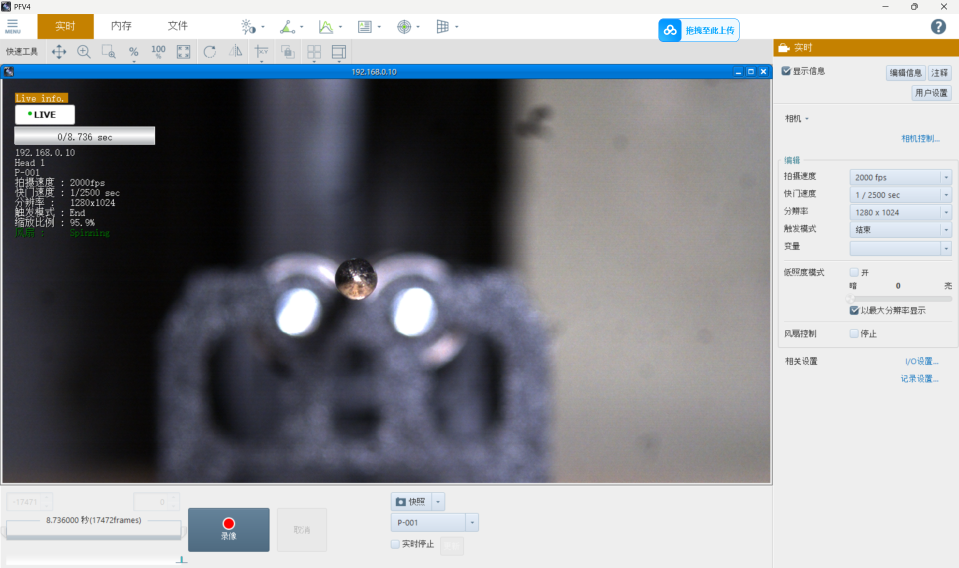
#> input picture 1.png, 1918 x 1135 px, given in place of C01_09_C001H001S0001.avi, which was not available (shown at 1/2 size)
$ jupyter execute --allow-errors '直度高斯滤波.ipynb'   (older library calls are emulated)   (text cells are left out)
#> lines starting #> are read from the running program, lines starting #| are printed output that depends on the picture; after the words box and inside, x2 and y2 are one past the last pixel; in counts of white or black regions, pixels touching at a corner belong together; pictures that were not available may be replaced by others from this repository, and a replacement may not be noted
[cell 1]
from pathlib import Path
from typing import List, Tuple, Optional
import numpy as np
import cv2
import matplotlib.pyplot as plt
import matplotlib.patheffects as path_effects
from matplotlib.widgets import RectangleSelector

# [7 lines left out: function add_panel_title, not called in this run]
from scipy.signal import butter, filtfilt, periodogram

video_path = "/Volumes/Extreme SSD/20251109/20251109/C01_09_C001H001S0001/C01_09_C001H001S0001.avi"
video_path = Path(video_path) if not isinstance(video_path, Path) else video_path
full_output_path = Path(str(video_path).rsplit('.', 1)[0] + '_nb_output.mp4')
slow_motion_factor = 5.0
freq_interval = (4, 6)
filter_order = 4
preview_speed = 0.2
search_margin = 20
frames_to_check = [0, 10, 25, 50]  # can change the secs you want to show

scale_factor = 1.0

#初始的roi设为空
roi_center = None
roi_radius = None

print(f"analysis path: {video_path}")
print(f"output path: {full_output_path}")

[cell 2]
import importlib.util

#这一部分是将模组从初始代码移过来，交互程序之类的
from pathlib import Path

module_path = Path('直度+滤波 2.py')
spec = importlib.util.spec_from_file_location('shaft_module', module_path)
shaft_module = importlib.util.module_from_spec(spec)
#> (the rest of this cell did not finish here and is left out)

[cell 3]
import cv2
#加载视频的步骤（video_path, frame_idx=0）

def load_frame(video_path, frame_idx=0):
#> called with frame_idx = 0
    cap = cv2.VideoCapture(video_path)
    if not cap.isOpened():
        raise FileNotFoundError(f'Cannot open video: {video_path}')
    cap.set(cv2.CAP_PROP_POS_FRAMES, frame_idx)
    ret, frame = cap.read()
#> frame is the input picture: shape (1135, 1918, 3); mean B, G, R 149.8, 145.3, 143.4
    cap.release()
    if not ret:
        raise ValueError(f'Cannot read frame {frame_idx} from {video_path}')
    return frame

[cell 4]
#使用用户标定的刻度尺转换
use_scale_reference = True
first_frame_for_interaction = load_frame(str(video_path), 0)

#> (the rest of this cell did not finish here and is left out)

[cell 5]
#上一个已经将视频的每一帧读取，那么对每一帧进行这个操作高斯滤波和，sobel,
def prepare_frame_for_detection(frame, search_center=None, base_radius=None, margin=20):
    gray = cv2.cvtColor(frame, cv2.COLOR_BGR2GRAY)
    blurred = cv2.GaussianBlur(gray, (9, 9), 2)
    mask = None
    roi_gray = blurred
    effective_radius = None
    if search_center is not None and base_radius:
        effective_radius = int(base_radius + margin)
        mask = np.zeros_like(gray)
        cv2.circle(mask, (int(search_center[0]), int(search_center[1])), effective_radius, 255, -1)
        roi_gray = cv2.bitwise_and(blurred, blurred, mask=mask)
    diff = cv2.absdiff(gray, blurred)
    return {
        "gray": gray,
        "blurred": blurred,
        "diff": diff,
        "roi_gray": roi_gray,
        "mask": mask,
        "search_radius": effective_radius
    }


def detect_best_circle(roi_gray, last_center=None, base_radius=None):
    """
    意思就是对于根据上一帧数的圆心进行模糊搜索,上一帧数的圆半径为base_radius

    """
    min_r = max(int(base_radius - 15), 5) if base_radius else 35
    max_r = int(base_radius + 15) if base_radius else 65
    circles = cv2.HoughCircles(roi_gray, cv2.HOUGH_GRADIENT, dp=1.2, minDist=100,
                               param1=100, param2=50,
                               minRadius=min_r, maxRadius=max_r)  #最低限度由30改为50
    best_circle = None
    if circles is not None:
        circles = np.uint16(np.around(circles))
        if last_center is not None and len(circles[0, :]) > 1:
            distances = np.linalg.norm(circles[0, :, :2] - np.array(last_center), axis=1)
            best_circle = circles[0, np.argmin(distances)]
        else:
            best_circle = circles[0, 0]
    return best_circle, circles


def annotate_detection(frame, circle, search_center=None, search_radius=None):
    vis = frame.copy()
    if search_center is not None and search_radius:
        cv2.circle(vis, (int(search_center[0]), int(search_center[1])), int(search_radius), (255, 0, 0), 1)
    if circle is not None:
        cx, cy, r = circle
        cv2.circle(vis, (int(cx), int(cy)), int(r), (0, 255, 0), 2)
        cv2.circle(vis, (int(cx), int(cy)), 2, (0, 0, 255), 3)
    return vis

[cell 6]
from typing import List, Tuple, Optional

def mask_edges_static(gray: np.ndarray, edges: np.ndarray,
                      title: str = "Gray + White Edges: Drag to mask, Enter/Esc to finish") -> List[Tuple[int, int, int, int]]:
    """使用 OpenCV 进行交互式矩形屏蔽（灰度底 + 白色边缘）。

    操作说明:
    - 鼠标左键拖拽：绘制屏蔽矩形（黄色框）
    - Enter/Esc/Q：结束选择
    - R：撤销上一个矩形
    """
    if gray.ndim != 2:
        raise ValueError("gray must be 2-D grayscale image")

    # 创建显示图像：灰度转BGR，边缘点标白
    display = cv2.cvtColor(gray, cv2.COLOR_GRAY2BGR)
    display[edges > 0] = (255, 255, 255)  # 白色边缘

    rects: List[Tuple[int, int, int, int]] = []
    drawing = False
    start_point = None
    current_rect = None

    def draw_overlay():
        """重绘所有已选矩形"""
        img = display.copy()
        for (x, y, w, h) in rects:
            cv2.rectangle(img, (x, y), (x + w, y + h), (0, 255, 255), 2)  # 黄色框
        if current_rect is not None:
            x1, y1, x2, y2 = current_rect
            cv2.rectangle(img, (x1, y1), (x2, y2), (0, 255, 255), 1)  # 当前绘制中的框
        # 添加操作提示
        cv2.putText(img, "Drag: mask | R: undo | Enter/Esc: done", (10, 25),
                    cv2.FONT_HERSHEY_SIMPLEX, 0.6, (0, 255, 0), 1)
        cv2.putText(img, f"Masked regions: {len(rects)}", (10, 50),
                    cv2.FONT_HERSHEY_SIMPLEX, 0.6, (0, 255, 0), 1)
        return img

    # [25 lines left out: function mouse_callback, not called in this run]

    # 创建窗口并设置鼠标回调，窗口大小与图片分辨率一致
    h, w = display.shape[:2]
    cv2.namedWindow(title, cv2.WINDOW_NORMAL)
    cv2.resizeWindow(title, w, h)
    cv2.setMouseCallback(title, mouse_callback)
    cv2.imshow(title, draw_overlay())

    while True:
        key = cv2.waitKey(20) & 0xFF
        if key == 13 or key == 27 or key == ord('q'):  # Enter, Esc, Q
            break
        elif key == ord('r') and rects:  # R 撤销
            rects.pop()
            cv2.imshow(title, draw_overlay())

    cv2.destroyWindow(title)
    print(f"屏蔽区域数量: {len(rects)}")
    return rects


def apply_rect_masks(target: np.ndarray, rects: List[Tuple[int, int, int, int]], value: int = 0) -> None:
    """将 target 中指定矩形区域设置为给定值（原地修改）。"""
    if target is None or not rects:
        return
    for (x, y, w, h) in rects:
        target[y:y + h, x:x + w] = value


# [93 lines left out: functions compute_roi_bounds, solve_center_voting_fixed_radius, not called in this run]

[cell 7]
import numpy as np
import cv2

#canny边缘检测的阈值
canny_low, canny_high = 100, 150  #原数据最小阈值为50 ---- change to 70

# [6 lines left out: function compute_sobel, not called in this run]

def compute_canny(gray, low=canny_low, high=canny_high):
    return cv2.Canny(gray, low, high)

def save_png(img, path):
    cv2.imwrite(str(path), img)

def save_npz(path, **kwargs):
    np.savez(str(path), **kwargs)

[cell 8]
PHYSICAL_RADIUS_MM = 2.9  # 用于固定半径（毫米）
if scale_factor > 0:
    fixed_radius_px = float(PHYSICAL_RADIUS_MM / scale_factor)
else:
    fixed_radius_px = float(roi_radius)
print(f"固定半径: {PHYSICAL_RADIUS_MM} mm -> {fixed_radius_px:.2f} 像素")

mask_preview_gray = cv2.cvtColor(first_frame_for_interaction, cv2.COLOR_BGR2GRAY)
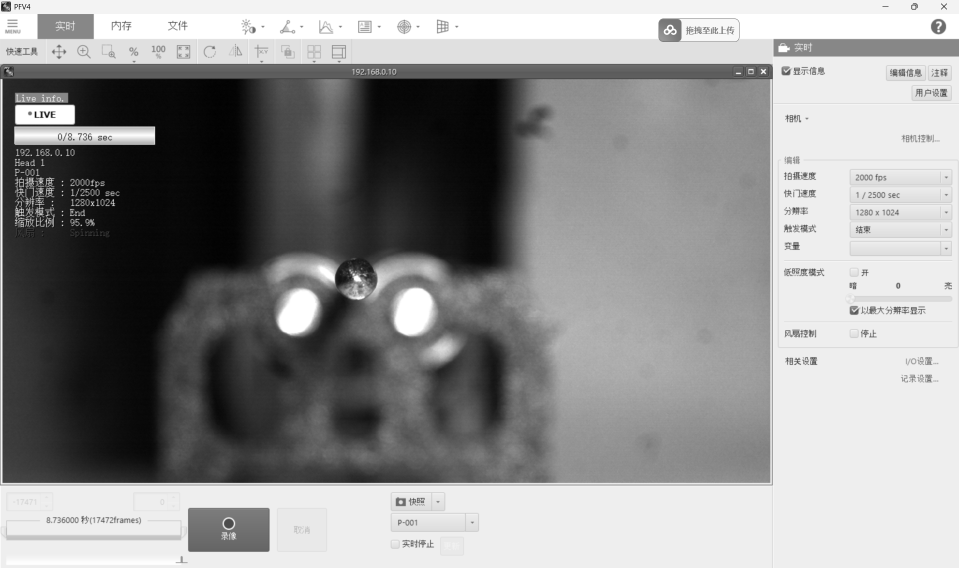
#> mask_preview_gray: shape (1135, 1918) (shown at 1/2 size); min 0, max 255, mean 145.3
mask_preview_blurred = cv2.GaussianBlur(mask_preview_gray, (9, 9), 2)
mask_preview_edges = compute_canny(mask_preview_blurred)
#> in compute_canny, `return cv2.Canny(gray, low, high)`:
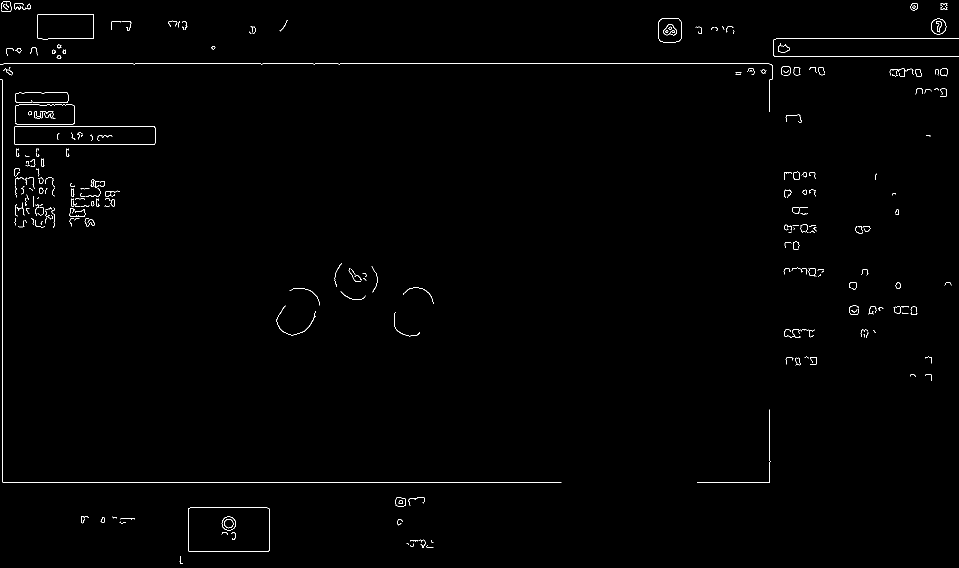
#> returned value: shape (1135, 1918) (shown at 1/2 size); 0.67% white in thin lines or dots

ignored_rects = mask_edges_static(mask_preview_gray, mask_preview_edges)
#> in mask_edges_static, `display[edges > 0] = (255, 255, 255)`:
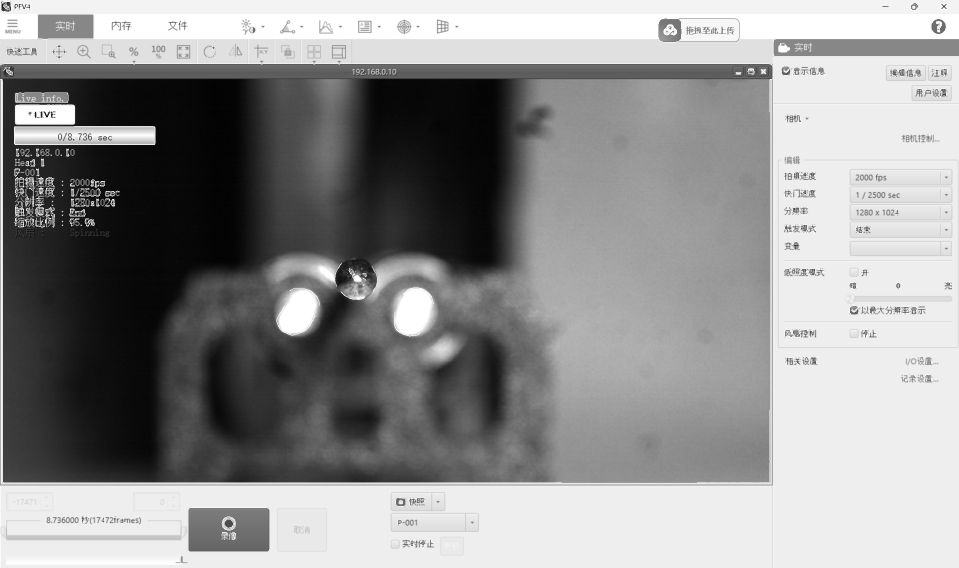
#> display: shape (1135, 1918, 3) (shown at 1/2 size); min 0, max 255, mean 146
#> in draw_overlay, `cv2.putText(img, "Drag: mask | R: undo | Enter/Esc: done", (10, 25), c..`: img: shape (1135, 1918, 3); 0.03% of pixels changed, all inside (x1, y1, x2, y2) = (12, 10, 394, 30)
#> in draw_overlay, `cv2.putText(img, f"Masked regions: {len(rects)}", (10, 50), cv2.FONT_H..`: img: shape (1135, 1918, 3); mean B, G, R 145.8, 146, 145.8
#> (key q is pressed here)
#> ignored_rects = []
masked_preview_edges = mask_preview_edges.copy()
apply_rect_masks(masked_preview_edges, ignored_rects)

plt.figure(figsize=(12, 5))
plt.subplot(1, 2, 1)
plt.title("原始边缘（灰度）")
plt.imshow(mask_preview_edges, cmap='gray')
plt.axis('off')
plt.subplot(1, 2, 2)
plt.title("屏蔽后的边缘")
plt.imshow(masked_preview_edges, cmap='gray')
plt.axis('off')
plt.tight_layout()
plt.show()
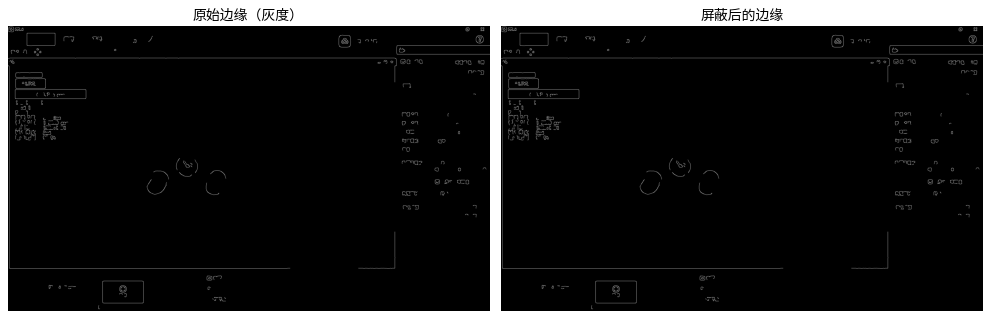
#> figure drawn by matplotlib, 2 panels

if ignored_rects:
    print("屏蔽区域:")
    for i, rect in enumerate(ignored_rects, 1):
        print(f"  {i}: x={rect[0]}, y={rect[1]}, w={rect[2]}, h={rect[3]}")
else:
    print("未屏蔽任何区域。")

[cell 9]
import matplotlib.pyplot as plt

#> (the rest of this cell did not finish here and is left out)

[cell 10]
cap = cv2.VideoCapture(str(video_path))
if not cap.isOpened():
    raise RuntimeError(f"无法打开视频: {video_path}")

fps = cap.get(cv2.CAP_PROP_FPS)
#> fps = 30
width = int(cap.get(cv2.CAP_PROP_FRAME_WIDTH))
#> width = 1918
height = int(cap.get(cv2.CAP_PROP_FRAME_HEIGHT))
#> height = 1135
print(f"视频信息 -> FPS: {fps}, 尺寸: {width}x{height}")
#| 视频信息 -> FPS: 30.0, 尺寸: 1918x1135

if slow_motion_factor > 1.0:
    output_fps = max(fps / slow_motion_factor, 1)
#> output_fps = 6
else:
    output_fps = fps

fourcc = cv2.VideoWriter_fourcc(*'avc1')
#> fourcc = 828601953
out_writer = cv2.VideoWriter(str(full_output_path), fourcc, output_fps, (width, height))
if not out_writer.isOpened():
    print("无法使用H.264,尝试mp4v...")
    fourcc = cv2.VideoWriter_fourcc(*'mp4v')
    out_writer = cv2.VideoWriter(str(full_output_path), fourcc, output_fps, (width, height))
if not out_writer.isOpened():
    print("无法使用mp4v,回退XVID/AVI...")
    fallback_path = Path(str(full_output_path).rsplit('.', 1)[0] + '.avi')
    fourcc = cv2.VideoWriter_fourcc(*'XVID')
    out_writer = cv2.VideoWriter(str(fallback_path), fourcc, output_fps, (width, height))
    full_output_path = fallback_path

if not out_writer.isOpened():
    cap.release()
    raise RuntimeError("仍然无法创建输出视频。")

print(f"输出视频: {full_output_path}")

detected_centers = []
last_center = roi_center
frame_idx = 0

while True:
    ret, frame = cap.read()
    if not ret:
        break

    search_center = last_center if last_center is not None else roi_center
    prepared = prepare_frame_for_detection(frame, search_center=search_center,
                                           base_radius=roi_radius, margin=search_margin)
#> in prepare_frame_for_detection, `diff = cv2.absdiff(gray, blurred)`:
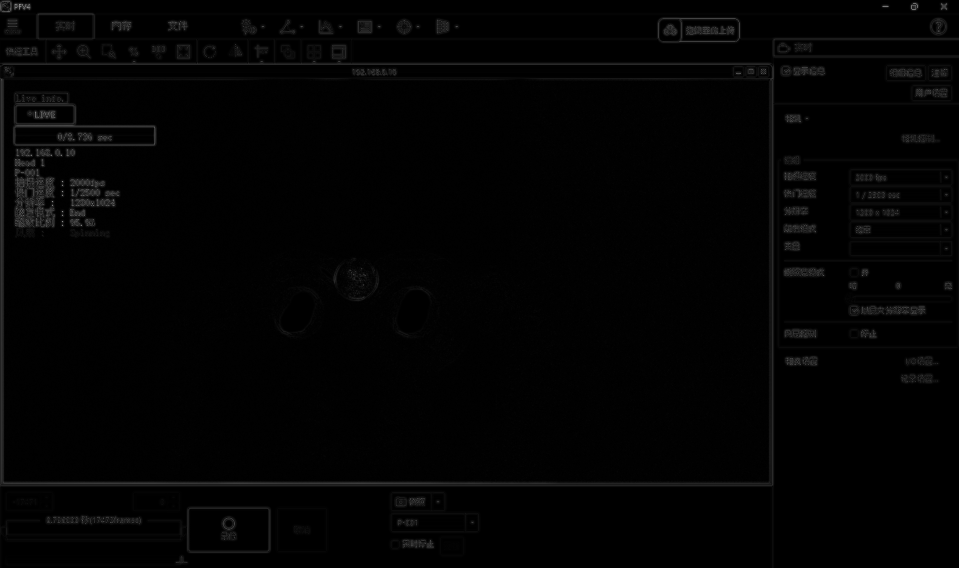
#> diff: shape (1135, 1918) (shown at 1/2 size); min 0, max 213, mean 2.7
#> prepared = 6 items
    circle, _ = detect_best_circle(prepared['roi_gray'], search_center, roi_radius)
#> in detect_best_circle, `circles = cv2.HoughCircles(roi_gray, cv2.HOUGH_GRADIENT, dp=1.2, minDi..`: circles = None

    if circle is not None:
        center_point = (int(circle[0]), int(circle[1]))
        last_center = center_point
        radius = int(circle[2])
    else:
        center_point = last_center
        radius = roi_radius if roi_radius else 0

    if center_point is None:
        center_point = (width // 2, height // 2)
#> center_point = (959, 567)

    detected_centers.append(center_point)

    annotated = annotate_detection(frame, circle if circle is not None else None,
                                   search_center=search_center,
                                   search_radius=prepared['search_radius'])
    out_writer.write(annotated)
    frame_idx += 1

cap.release()
out_writer.release()
print(f"处理帧数: {frame_idx}, 圆心记录: {len(detected_centers)}")
